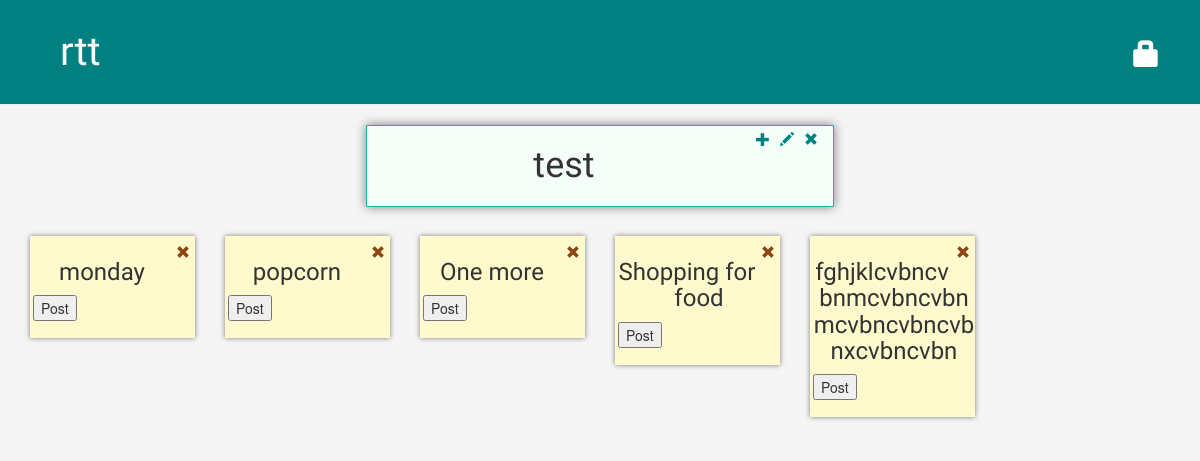
The page /board/1/ on the database its author committed.
### rtt_app/models.py (models this page shows, shortened)
class Board(models.Model):
    author = models.ForeignKey(User)
    title = models.CharField(max_length=100)
    text = models.TextField(null=True)
    created_date = models.DateTimeField(
            default=timezone.now)
    published_date = models.DateTimeField(
            blank=True, null=True)

class Card(models.Model):
    board = models.ForeignKey(Board)
    title = models.CharField(max_length=50)
    text = models.TextField(blank=False)
    created_date = models.DateTimeField(default=timezone.now)

### rtt_app/views.py (the view)
# urls.py: url(r'^board/(?P<pk>[0-9]+)/$', views.board_detail, name='board_detail'),
def board_detail(request, pk):
    board = get_object_or_404(Board, pk=pk)
    cards = Card.objects.order_by('created_date')
    return render(request, 'rtt_app/board_detail.html', {'board': board, 'cards': cards})

### rtt_app/templates/rtt_app/board_detail.html (shortened to what this page needs)
{% extends 'rtt_app/base.html' %}
{% block content %}
    <div class="board">
        <div class="hint">
            <a id="buttons" class="board-buttons" href="{% url 'board_remove' pk=board.pk %}"><span class="glyphicon glyphicon-remove"></span></a>
        </div>
        <div class="hint">
            <a id="buttons" class="board-buttons" href="{% url 'board_edit' pk=board.pk %}"><span class="glyphicon glyphicon-pencil"></span></a>
        </div>
        <div class="hint">
            <a id="buttons" class="board-buttons" href="{% url 'card_create' pk=board.pk%}"><span class="glyphicon glyphicon-plus"></span></a>
        </div>
        <h1 align="center" class="board-title">{{ board.title }}</h1>
    </div>
    <div class="my-flex-container">
        {% for card in cards %}
            {% if card.board == board %}
                <div class="col-md-2">
                    <div class="card">
                        <a id="buttons" class="remove-card" href="{% url 'card_remove' pk=board.pk card_id=card.pk %}"><span class="glyphicon glyphicon-remove"></span></a>
                        <h3 align="center">{{ card.title }}</h3>
                        <form action="/create_task/" method="POST" id="task-form">
                            <input type="submit" value="Post" class="tiny button">
                        </form>
                    </div>
                </div>
            {% endif %}
        {% endfor %}
    </div>
{% endblock %}

### rtt_app/static/css/rtt_app.css (style rules this page uses)
body { background-color: whitesmoke; }
h1, h2, h3, h4, p, a { font-family: 'Poiret One', cursive; }
.board { position: relative; width: 40%; margin-left: 30%; background-color: mintcream; padding: 10px; padding-top: 0; margin-bottom: 2.5%; border: 1px solid lightseagreen; box-shadow: 0 0 10px rgba(0, 0, 0, 0.5); }
.my-flex-container { display: flex; flex-direction: row; justify-content: flex-start; flex-wrap: wrap; align-items: flex-start; align-content: space-around; }
.card { margin-bottom: 10%; max-width: 180px; flex-grow: 1; word-wrap: break-word; background-color: lemonchiffon; padding: 3px; padding-right: 0; box-shadow: 0 0 5px rgba(0, 0, 0, 0.5); }
#buttons { float: right; margin: 5px; }
.board-buttons, .board-buttons:hover { border: hidden; background-color: transparent; color: teal; }
.remove-card, .remove-card:hover { float: right; margin: 5px; border: hidden; background-color: transparent; color: saddlebrown; }

### rows shown on the page
Board: title "test"
Card: title "monday"
Card: title "popcorn"
Card: title "One more"
Card: title "Shopping for food"
Card: title "fghjklcvbncvbnmcvbncvbnmcvbncvbncvbnxcvbncvbn"
